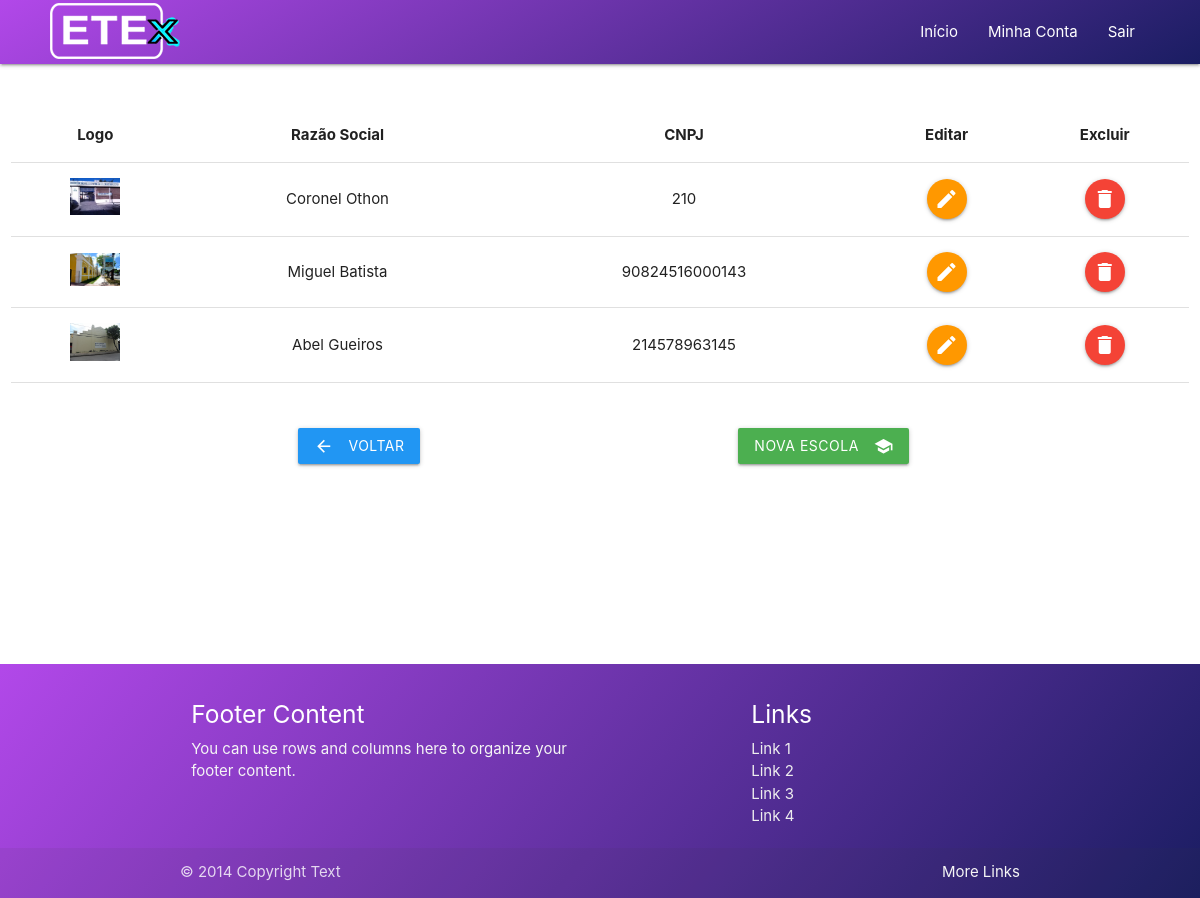
The page /app/escola/listar-escolas (signed in) on the database as committed earlier.
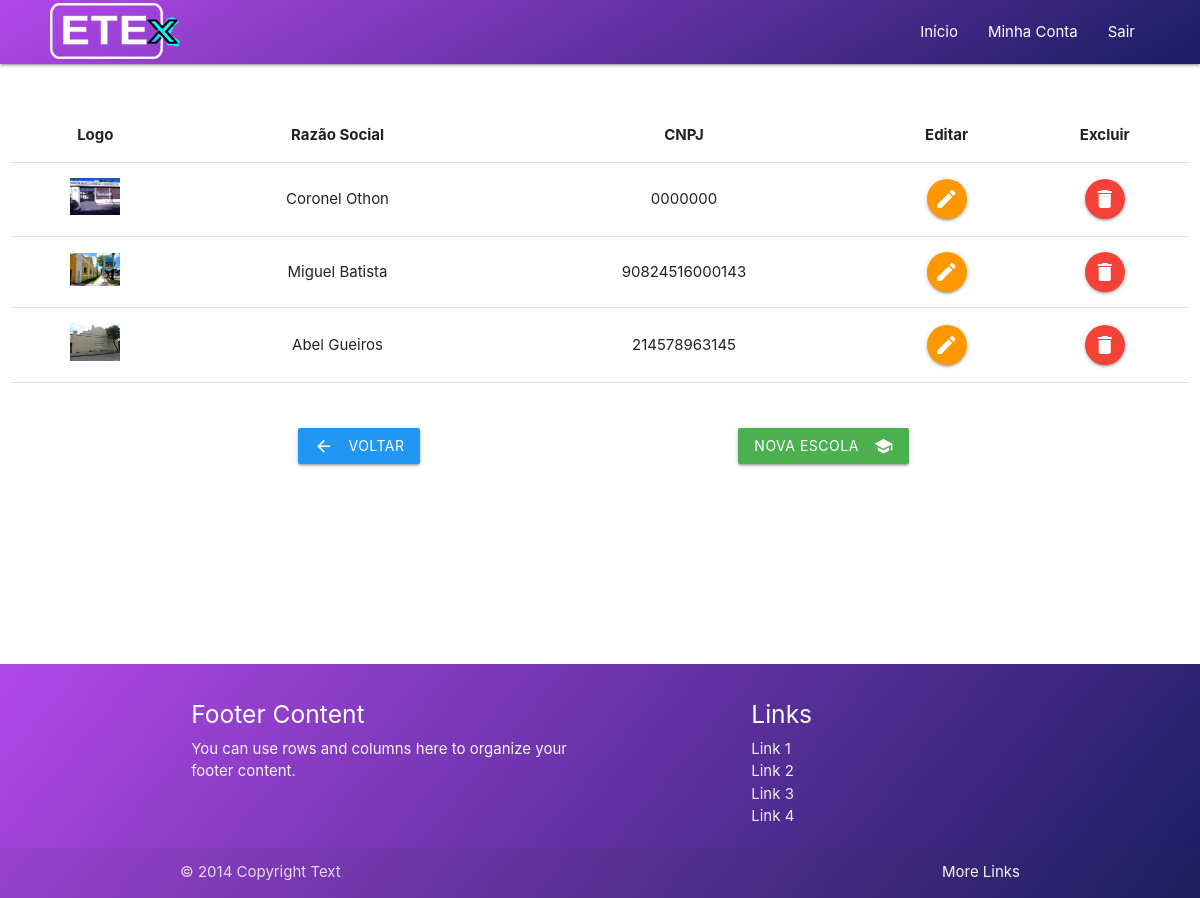
The same page on the database as committed later.
### tables this page shows
CREATE TABLE IF NOT EXISTS `escolas` (
  `id_escola` int(11) NOT NULL AUTO_INCREMENT,
  `nome_escola` varchar(40) NOT NULL,
  `cnpj_escola` varchar(40) NOT NULL,
  `tipo_escola` varchar(40) DEFAULT NULL,
  `fone_fixo_escola` varchar(40) DEFAULT NULL,
  `fone_comercial_escola` varchar(40) DEFAULT NULL,
  `email_escola` varchar(40) DEFAULT NULL,
  `site_escola` varchar(40) DEFAULT NULL,
  `numero_endereco_escola` varchar(40) DEFAULT NULL,
  `rua_endereco_escola` varchar(40) DEFAULT NULL,
  `bairro_endereco_escola` varchar(40) DEFAULT NULL,
  `cidade_endereco_escola` varchar(40) DEFAULT NULL,
  `estado_endereco_escola` varchar(40) DEFAULT NULL,
  `pais_endereco_escola` varchar(40) DEFAULT NULL,
  `cep_endereco_escola` varchar(40) DEFAULT NULL,
  `logo_escola` varchar(255) DEFAULT NULL,
  PRIMARY KEY (`id_escola`),
  UNIQUE KEY `cnpj_unique` (`cnpj_escola`)
);

### model/Admin/AdminDao.class.php (called while the page is built, shortened)
<?php
class AdminDao implements InterfaceAdmin {
    public function buscarAdminEscola($idAdminEscola) {
        $db_conexao = new Database();
        $conn = $db_conexao->dbConexao();
        $stmt = $conn->prepare("select e.id_escola, e.nome_escola, e.cnpj_escola, e.logo_escola from escolas e join admin_escola a_e on e.id_escola = a_e.id_escola where a_e.id_admin = :IDADMIN");
        $stmt->bindParam(":IDADMIN", $idAdminEscola);
        try {
            $stmt->execute();
            return $stmt->fetchAll();
        } catch (Exception $e) {
            return "Erro: " . $e;
        }
    }
}

### controller/AdminController.class.php (called while the page is built, shortened)
<?php
include_once __DIR__ . '/../model/Admin/AdminDao.class.php';
class AdminController implements InterfaceAdmin {
    public function buscarAdminEscola($idAdmin) {
        $buscar = new AdminDao();
        return $buscar->buscarAdminEscola($idAdmin);
    }
}

### app/escola/listar-escolas.php (the view, shortened to what this page needs)
<?php
include_once __DIR__ . '/../../assets/header.php';
include_once __DIR__ . '/../../controller/AdminController.class.php';
$id_admin_escola = $_SESSION['logado'];
$controllerAdmin = new AdminController();
$escolas = $controllerAdmin->buscarAdminEscola($id_admin_escola);
    ?>
<div class="row">
    </br><div id="listar-escola" class="col l12 m12">
        <table>
            <tbody>
            <thead>
                <tr>
                    <th class="center-align">Logo</th>
                    <th class="center-align">Razão Social</th>
                    <th class="center-align">CNPJ</th>
                    <th class="center-align">Editar</th>
                    <th class="center-align">Excluir</th>
                </tr>
            </thead>
            <?php
            foreach ($escolas as $dado):
                ?>
                <tr>
                    <td class="center-align"><img style="width: 50px;" src="../../assets/img/escola/uploads/<?php echo $dado['logo_escola']; ?>"></td>
                    <td class="center-align"><?php echo $dado['nome_escola']; ?></td>
                    <td class="center-align"><?php echo $dado['cnpj_escola']; ?></td>
                    <td class="center-align">
                        <a href="editar-escola.php?id=<?php echo $dado['id_escola']; ?>" type="hidden" name="id" class="btn-floating btn-medium waves-effect waves-light orange"><i class="material-icons">edit</i></a>
                    </td>
                    <td class="center-align">
                        <a href="#modelExcluirEscola<?php echo $dado['id_escola']; ?>" class="btn-floating btn-medium waves-effect waves-light btn modal-trigger red"><i class="material-icons">delete</i></a>
                    </td>
                </tr>
                <?php
            endforeach;
            ?>
            </tbody>
        </table>
        </br><div id="buttons" class="col l11"></br>
            <div class="col l5 offset-l3">
                <a class="btn waves-effect waves-light blue" href="../../portal/admin/index.php">Voltar
                    <i class="material-icons left">arrow_back</i>
                </a>
            </div>
            <div class="col l3 ">
                <a class="btn waves-effect waves-light green" href="cadastro-escola.php">Nova Escola
                    <i class="material-icons right">school</i>
                </a>
            </div>
        </div>
    </div>
</div>
<?php
include_once __DIR__ . '/../../assets/footer.php';
?>

Rows that differ between the two databases and show on the page:
changed escolas "Coronel Othon": cnpj_escola "210" → "0000000"
